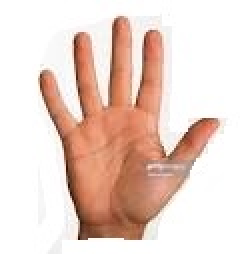
#> input picture hand.jpg, 123 x 127 px, given in place of the camera (shown 2 times larger)
$ jupyter execute 'hand gesture project.ipynb'   (older library calls are emulated)
#> lines starting #> are read from the running program, lines starting #| are printed output that depends on the picture; after the words box and inside, x2 and y2 are one past the last pixel; in counts of white or black regions, pixels touching at a corner belong together
[cell 1]
# hand gestures recognition
import cv2
import math
camera = cv2.VideoCapture(0)
cv2.namedWindow("threshold value adjust")
cv2.resizeWindow("threshold value adjust",640,240)
def empty(n):
    pass
cv2.createTrackbar("threshold","threshold value adjust",150,255,empty)
while True:
    ret , frame = camera.read()
#> frame is the input picture: shape (127, 123, 3); mean B, G, R 202.7, 212.2, 234.8

    frame = cv2.flip(frame,1)
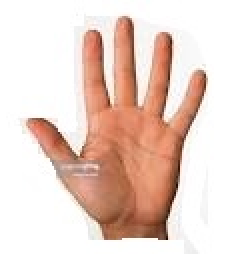
#> frame: shape (127, 123, 3) (shown 2 times larger); mean B, G, R 202.7, 212.2, 234.8
    cv2.rectangle(frame,(100,100),(300,300),(0,255,0),2)
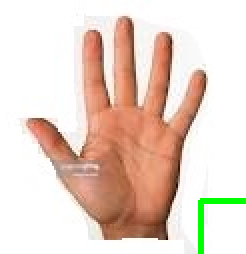
#> frame: shape (127, 123, 3) (shown 2 times larger); 0.93% of pixels changed, all inside (x1, y1, x2, y2) = (99, 99, 123, 127)
    roi = frame[100:300,100:300]
    hand = roi.copy()
    gray = cv2.cvtColor(roi,cv2.COLOR_BGR2GRAY)
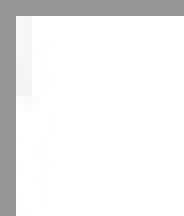
#> gray: shape (27, 23) (shown 8 times larger); min 150, max 255, mean 238.3
    blur = cv2.GaussianBlur(gray,(9,9),0)
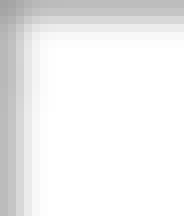
#> blur: shape (27, 23) (shown 8 times larger); min 163, max 255, mean 239.7
    thresh_value = cv2.getTrackbarPos("threshold","threshold value adjust")
    _,thresh = cv2.threshold(blur,thresh_value,255,cv2.THRESH_BINARY)
#> thresh: shape (27, 23); every value is 255
    _,contours,_ = cv2.findContours(thresh,cv2.RETR_TREE,cv2.CHAIN_APPROX_SIMPLE)
#> contours = [[[0, 0], [0, 26], [22, 26], [22, 0]]]
    try:
        contour = max(contours, key=lambda x: cv2.contourArea(x))
#> contour = [[0, 0], [0, 26], [22, 26], [22, 0]]
        hull = [cv2.convexHull(c) for c in contours]
#> hull = [[[22, 0], [22, 26], [0, 26], [0, 0]]]
        cv2.drawContours(hand,hull,-1,(0,255,0),2)
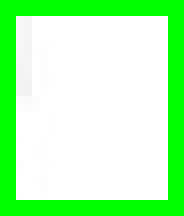
#> hand: shape (27, 23, 3) (shown 8 times larger); mean B, G, R 179, 254.6, 179
        hull = cv2.convexHull(contour, returnPoints=False)
#> hull = [3, 2, 1, 0]
#> (key q is pressed here)
#> `_,contours,_ = cv2.findContours(thresh,cv2.RETR_TREE,cv2.CHAIN_APPROX_..`: contours = [[[0, 0], [0, 26], [22, 26], [22, 0]]]
#> `contour = max(contours, key=lambda x: cv2.contourArea(x))`: contour = [[0, 0], [0, 26], [22, 26], [22, 0]]
#> `hull = [cv2.convexHull(c) for c in contours]`: hull = [[[22, 0], [22, 26], [0, 26], [0, 0]]]
#> hull = [3, 2, 1, 0]
        defects = cv2.convexityDefects(contour , hull)
        count_defects = 0
#> count_defects = 0

        for i in range(defects.shape[0]):
            s, e, f, d = defects[i, 0]
            start = tuple(contour[s][0])
            end = tuple(contour[e][0])
            far = tuple(contour[f][0])

            a = math.sqrt((end[0] - start[0]) ** 2 + (end[1] - start[1]) ** 2)
            b = math.sqrt((far[0] - start[0]) ** 2 + (far[1] - start[1]) ** 2)
            c = math.sqrt((end[0] - far[0]) ** 2 + (end[1] - far[1]) ** 2)
            angle = (math.acos((b ** 2 + c ** 2 - a ** 2) / (2 * b * c)) * 180) / 3.14

            # if angle > 90 draw a circle at the far point
            if angle <= 90:
                count_defects += 1
                cv2.circle(hand, far, 1, [0, 0, 255], -1)

            cv2.line(hand, start, end, [0, 255, 0], 2)

        # Print number of fingers
        if count_defects == 0:
            cv2.putText(frame, "1", (50, 50), cv2.FONT_HERSHEY_SIMPLEX, 2,(0,0,255),2)
        elif count_defects == 1:
            cv2.putText(frame, "2", (50, 50), cv2.FONT_HERSHEY_SIMPLEX, 2,(0,0,255), 2)
        elif count_defects == 2:
            cv2.putText(frame, "3", (5, 50), cv2.FONT_HERSHEY_SIMPLEX, 2,(0,0,255), 2)
        elif count_defects == 3:
            cv2.putText(frame, "4", (50, 50), cv2.FONT_HERSHEY_SIMPLEX, 2,(0,0,255), 2)
        elif count_defects == 4:
            cv2.putText(frame, "5", (50, 50), cv2.FONT_HERSHEY_SIMPLEX, 2,(0,0,255), 2)
        else:
            pass
    except:
        pass
    cv2.imshow("frame",frame)
    cv2.imshow("thresshold",thresh)
    cv2.imshow("hand",hand)
    if cv2.waitKey(100) & 0xFF == 27:
#> (key Esc is pressed here)
        break
camera.release()
cv2.destroyAllWindows()

[cell 2]
import cv2
import numpy as np
import matplotlib.pyplot as plt

image = cv2.imread("download.jpg")
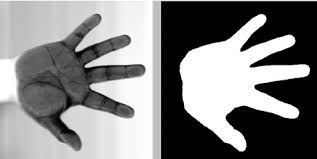
#> input picture download.jpg, 317 x 159 px
image = cv2.cvtColor(image,cv2.COLOR_BGR2RGB)
gray = cv2.cvtColor(image,cv2.COLOR_RGB2GRAY)
#> gray: shape (159, 317)
blur = cv2.GaussianBlur(gray,(7,7),0)
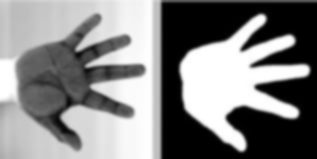
#> blur: shape (159, 317); min 0, max 255, mean 131.1
_,thresh = cv2.threshold(blur,180,255,cv2.THRESH_BINARY)
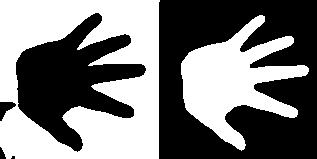
#> thresh: shape (159, 317); 47.9% white; 2 white regions
_,contours,_ = cv2.findContours(thresh,cv2.RETR_TREE,cv2.CHAIN_APPROX_SIMPLE)
#> contours = 3 contours; box (x1, y1, x2, y2) and area: (0, 0, 160, 159) 24744, (15, 12, 147, 153) 8822, (181, 15, 309, 151) 7286
contour = max(contours, key=lambda x: cv2.contourArea(x))
hull = [cv2.convexHull(c) for c in contours]
#> hull = 3 contours; box (x1, y1, x2, y2) and area: (0, 0, 160, 159) 25008, (15, 12, 147, 153) 12580, (181, 15, 309, 151) 11720

new_img = np.ones(np.shape(thresh))
cv2.drawContours(new_img,contours,-1,(0,255,0),2)
cv2.drawContours(image,contours,-1,(0,255,0),2)
cv2.drawContours(image,hull,-1,(255,255,0),2)
try:
    defects = cv2.convexityDefects(contour,hull)
except:
    pass

fig = plt.figure(figsize=(30,30))

fig.add_subplot(4,1,1)
plt.title("original")
plt.imshow(image)
plt.title("original")

fig.add_subplot(4,1,2)
plt.imshow(gray,cmap = 'gray')
plt.title("grayscale")

fig.add_subplot(4,1,3)
plt.imshow(thresh , cmap = 'gray')
plt.title("threshold")

fig.add_subplot(4,1,4)
plt.imshow(new_img , cmap = 'gray')
plt.title("new image")
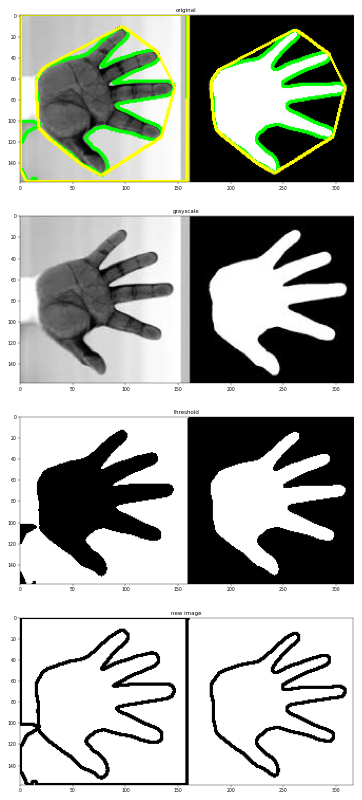
#> figure drawn by matplotlib, 4 panels

[cell 3]
import cv2
import math
import numpy as np

camera = cv2.VideoCapture(0)

def h(n):
    pass
cv2.namedWindow("threshold parameter")
cv2.resizeWindow("threshold parameter",640,240)
cv2.createTrackbar("threshold","threshold parameter",150,255,h)

while True:
    ret,frame = camera.read()
    frame = cv2.flip(frame,1)
    roi  = frame[100:300,100:300]
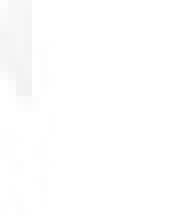
#> roi: shape (27, 23, 3) (shown 8 times larger); min 242, max 255, mean 254.2
    hand = roi.copy()
    cv2.rectangle(frame,(100,100),(300,300),(0,255,0),2)
    roi_gray = cv2.cvtColor(roi,cv2.COLOR_BGR2GRAY)
    blur = cv2.GaussianBlur(roi_gray,(9,9),0)
    value = cv2.getTrackbarPos("threshold","threshold parameter")
#> value = 150
    _,thresh = cv2.threshold(blur,value,255,cv2.THRESH_BINARY)
    _,contours,_ =cv2.findContours(thresh,cv2.RETR_TREE,cv2.CHAIN_APPROX_SIMPLE)
#> contours = [[[0, 0], [0, 26], [22, 26], [22, 0]]]
    try:
        contour = max(contours, key=lambda x: cv2.contourArea(x))
#> contour = [[0, 0], [0, 26], [22, 26], [22, 0]]
        hull = [cv2.convexHull(c) for c in contours]
#> hull = [[[22, 0], [22, 26], [0, 26], [0, 0]]]
        cv2.drawContours(hand,hull,-1,(0,255,0),2)
        hull = cv2.convexHull(contour, returnPoints=False)
#> hull = [3, 2, 1, 0]
        defects = cv2.convexityDefects(contour , hull)
        count_defects = 0
#> count_defects = 0

        for i in range(defects.shape[0]):
            s, e, f, d = defects[i, 0]
            start = tuple(contour[s][0])
            end = tuple(contour[e][0])
            far = tuple(contour[f][0])

            a = math.sqrt((end[0] - start[0]) ** 2 + (end[1] - start[1]) ** 2)
            b = math.sqrt((far[0] - start[0]) ** 2 + (far[1] - start[1]) ** 2)
            c = math.sqrt((end[0] - far[0]) ** 2 + (end[1] - far[1]) ** 2)
            angle = (math.acos((b ** 2 + c ** 2 - a ** 2) / (2 * b * c)) * 180) / 3.14

            # if angle > 90 draw a circle at the far point
            if angle <= 90:
                count_defects += 1
                cv2.circle(hand, far, 1, [0, 0, 255], 3)

            cv2.line(hand, start, end, [0, 255, 0], 2)
        if count_defects == 0:
            cv2.putText(frame,"1",(50,50),cv2.FONT_HERSHEY_COMPLEX,2,(0,0,255),2)
        elif count_defects == 1:
            cv2.putText(frame,"2",(50,50),cv2.FONT_HERSHEY_COMPLEX,2,(0,0,255),2)
        elif count_defects == 2:
            cv2.putText(frame,"3",(50,50),cv2.FONT_HERSHEY_COMPLEX,2,(0,0,255),2)
        elif count_defects == 3:
            cv2.putText(frame,"4",(50,50),cv2.FONT_HERSHEY_COMPLEX,2,(0,0,255),2)
        elif count_defects == 4:
            cv2.putText(frame,"5",(50,50),cv2.FONT_HERSHEY_COMPLEX,2,(0,0,255),2)
        else:
            pass
    except:
        pass
    cv2.imshow("thresh",thresh)
    cv2.imshow("frame",frame)
    cv2.imshow("hand",hand)
    if cv2.waitKey(100) & 0xFF == ord('q'):
#> (key q is pressed here)
        break
camera.release()
cv2.destroyAllWindows()
